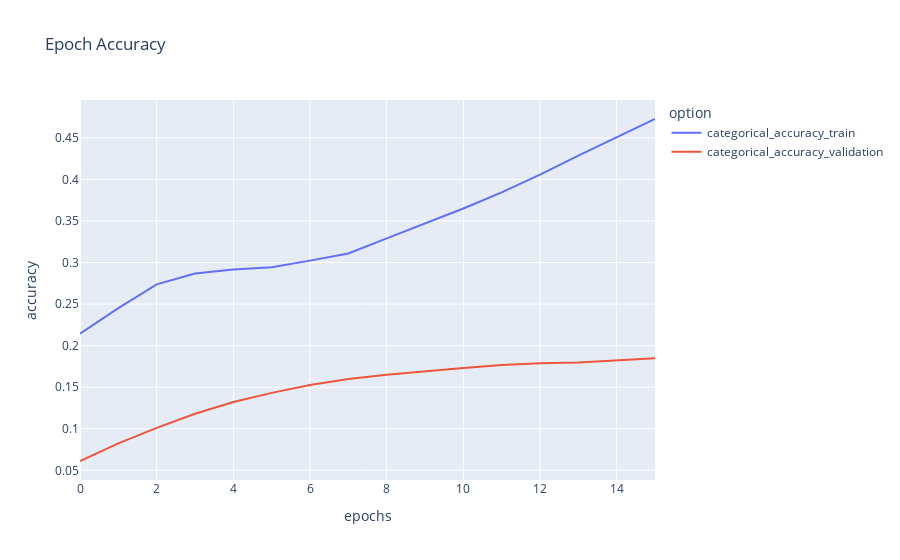

The cell this chart's notebook holds for it:
### Code cell
metrics_df = plot_graph("accuracy")
metrics_df.plot(title="Epoch Accuracy", labels=dict(index="epochs", value="accuracy", variable="option"))

### Figure 1 — Plotly figure (JSON) as saved in the notebook; plotly's stock layout.template omitted (floating-point values rounded to 4 significant figures)
{"data": [{"hovertemplate": "option=categorical_accuracy_train<br>epochs=%{x}<br>accuracy=%{y}<extra></extra>", "legendgroup": "categorical_accuracy_train", "line": {"color": "#636efa", "dash": "solid"}, "mode": "lines", "name": "categorical_accuracy_train", "orientation": "v", "showlegend": true, "type": "scatter", "x": [0, 1, 2, 3, 4, 5, 6, 7, 8, 9, 10, 11, 12, 13, 14, 15], "xaxis": "x", "y": [0.2145, 0.2451, 0.2738, 0.2868, 0.2916, 0.2944, 0.3023, 0.311, 0.329, 0.3472, 0.3651, 0.3844, 0.4057, 0.4287, 0.4511, 0.4727], "yaxis": "y"}, {"hovertemplate": "option=categorical_accuracy_validation<br>epochs=%{x}<br>accuracy=%{y}<extra></extra>", "legendgroup": "categorical_accuracy_validation", "line": {"color": "#EF553B", "dash": "solid"}, "mode": "lines", "name": "categorical_accuracy_validation", "orientation": "v", "showlegend": true, "type": "scatter", "x": [0, 1, 2, 3, 4, 5, 6, 7, 8, 9, 10, 11, 12, 13, 14, 15], "xaxis": "x", "y": [0.06121, 0.0824, 0.1011, 0.1181, 0.1322, 0.1432, 0.1526, 0.1598, 0.1651, 0.1696, 0.1733, 0.1768, 0.1789, 0.1799, 0.1827, 0.1848], "yaxis": "y"}], "layout": {"legend": {"title": {"text": "option"}, "tracegroupgap": 0}, "title": {"text": "Epoch Accuracy"}, "xaxis": {"anchor": "y", "domain": [0, 1], "title": {"text": "epochs"}}, "yaxis": {"anchor": "x", "domain": [0, 1], "title": {"text": "accuracy"}}}}
